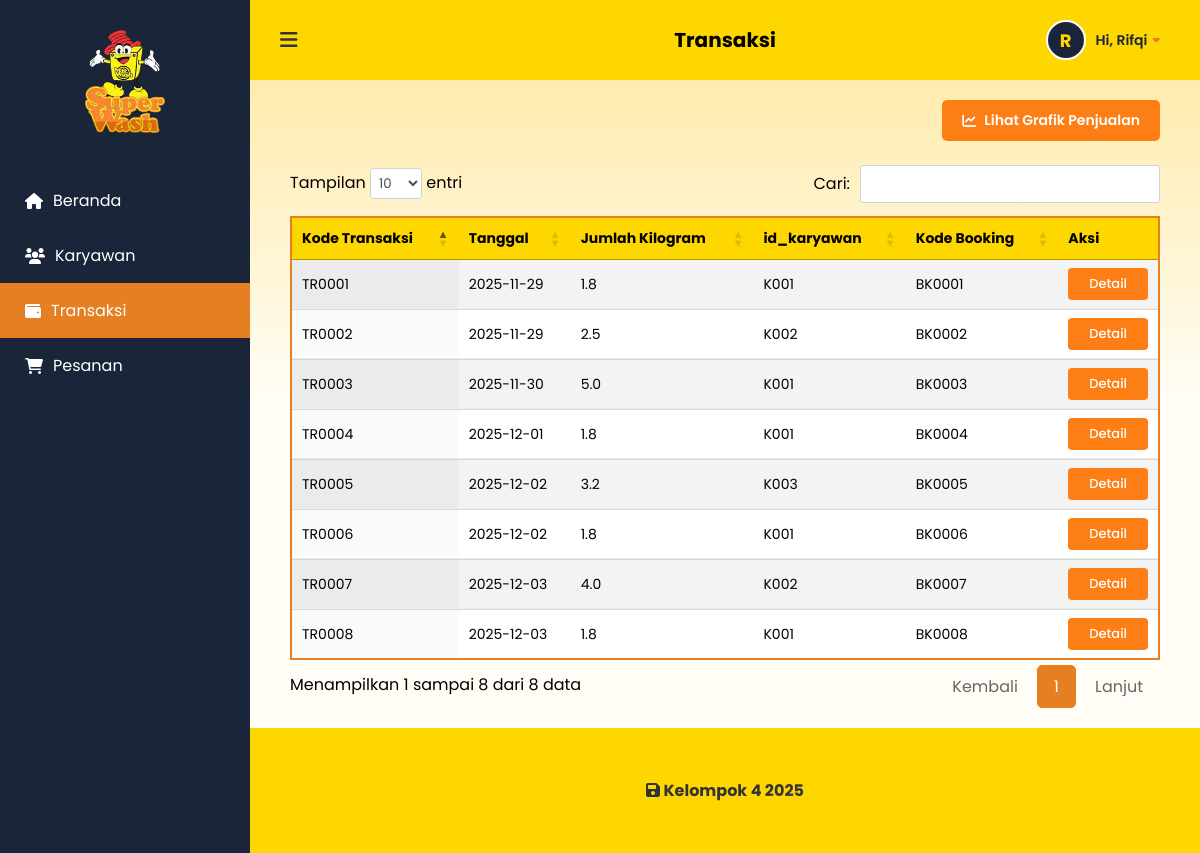
Screenshot of /owner/transaksi.php (signed in) with the database file from the repository.
### tables this page shows
CREATE TABLE `transaksi` (
  `kode_transaksi` varchar(10) NOT NULL,
  `tanggal` date DEFAULT NULL,
  `jumlah_kg` decimal(10,1) DEFAULT NULL,
  `id_karyawan` varchar(10) DEFAULT NULL,
  `kode_booking` varchar(10) DEFAULT NULL,
  `updated_at` timestamp NULL DEFAULT CURRENT_TIMESTAMP ON UPDATE CURRENT_TIMESTAMP,
  `total_bayar` int DEFAULT '0'
);

### owner/transaksi.php (the view, shortened to what this page needs)
<?php
include '../koneksi.php';
?>
<!DOCTYPE html>
<html lang="id">
<head>
    <link rel="stylesheet" href="https://cdnjs.cloudflare.com/ajax/libs/font-awesome/6.0.0/css/all.min.css">
    <link rel="stylesheet" href="https://cdn.datatables.net/1.13.4/css/jquery.dataTables.min.css">
    <link rel="stylesheet" href="../css/style.css?t=<?php echo time(); ?>">
</head>
<body>
<div class="container">
    <aside class="sidebar" id="sidebar">
        <div class="logo-area">
            <div class="logo-placeholder">
                <span><img src="../img/superwash_logo.png" alt=""></span>
            </div>
        </div>
        <?php $page = basename($_SERVER['PHP_SELF']); ?>
        <nav class="menu">
            <a href="index.php" class="<?= ($page == 'index.php') ? 'active' : '' ?>">
                <i class="fa-solid fa-house"></i> Beranda
            </a>
            <a href="karyawan.php" class="<?= ($page == 'karyawan.php') ? 'active' : '' ?>">
                <i class="fa-solid fa-users"></i> Karyawan
            </a>
            <a href="transaksi.php" class="<?= ($page == 'transaksi.php') ? 'active' : '' ?>">
                <i class="fa-solid fa-wallet"></i> Transaksi
            </a>
            <a href="pesanan.php" class="<?= ($page == 'pesanan.php') ? 'active' : '' ?>">
                <i class="fa-solid fa-cart-shopping"></i> Pesanan
            </a>
        </nav>
    </aside>
    <main class="main-content">
        <header class="top-bar">
            <div class="left-nav">
                <button id="toggleSidebar"><i class="fa-solid fa-bars"></i></button>
            </div>
            <h2 class="page-title">Transaksi</h2>
            <div class="profile-dropdown">
                <div class="profile-trigger" id="profileTrigger">
                    <div class="profile-icon">
                        <?= substr($_SESSION['nama'], 0, 1) ?> </div>
                    <span class="profile-name">
                        Hi, <?= $_SESSION['nama'] ?> <i class="fa-solid fa-caret-down"></i>
                    </span>
                </div>
            </div>
        </header>
        <section class="table-section">
            <div style="display: flex; justify-content: flex-end; margin-bottom: 20px;">
                <a href="grafikpenjualan.php" class="btn-grafik">
                    <i class="fa-solid fa-chart-line"></i> Lihat Grafik Penjualan
                </a>
            </div>
            <div class="table-responsive">
                <table id="tabelTransaksi" class="display" style="width:100%">
                    <thead>
                        <tr>
                            <th>Kode Transaksi</th>
                            <th>Tanggal</th>
                            <th>Jumlah Kilogram</th>
                            <th>id_karyawan</th>
                            <th>Kode Booking</th>
                            <th>Aksi</th>
                        </tr>
                    </thead>
                    <tbody>
                        <?php
                        $query = mysqli_query($koneksi, "SELECT * FROM transaksi ORDER BY tanggal DESC");
                        while($row = mysqli_fetch_array($query)):
                        ?>
                        <tr>
                            <td><?= $row['kode_transaksi'] ?></td>
                            <td><?= $row['tanggal'] ?></td> <td><?= $row['jumlah_kg'] ?></td>
                            <td><?= $row['id_karyawan'] ?></td>
                            <td><?= $row['kode_booking'] ?></td>
                            <td>
                                <button class="btn-detail">Detail</button>
                            </td>
                        </tr>
                        <?php endwhile; ?>
                    </tbody>
                </table>
            </div>
        </section>
        <footer class="footer">
            <p><i class="fa-solid fa-save"></i> Kelompok 4 2025</p>
        </footer>
    </main>
</div>
</body>
</html>

### css/style.css (style rules this page uses)
* { margin: 0; padding: 0; box-sizing: border-box; font-family: "Poppins", sans-serif; }
body { background-color: #fffdf5; background: linear-gradient(to bottom, #ffe79a 0%, #fffdf5 400px); background-repeat: no-repeat; min-height: 100vh; }
.container { display: flex; min-height: 100vh; }
.sidebar { width: 250px; background-color: #1a253a; color: white; display: flex; flex-direction: column; transition: all 0.3s ease; overflow: hidden; white-space: nowrap; flex-shrink: 0; justify-content: flex-start !important; padding-top: 30px !important; }
.logo-area { padding: 0 10px; margin-top: 0 !important; margin-bottom: 20px; display: flex; flex-direction: column; align-items: center; justify-content: center; text-align: center; }
.logo-area img { width: 80px; height: auto; display: block; }
.menu { margin-top: 20px; }
.menu a { display: block; padding: 15px 25px; color: white; text-decoration: none; font-size: 16px; display: flex; align-items: center; gap: 10px; transition: 0.3s; }
.menu a:hover, .menu a.active { background-color: #e67e22; }
.main-content { flex: 1; display: flex; flex-direction: column; }
.top-bar { background-color: #ffd700; padding: 15px 30px; padding-bottom: 10px; display: flex; justify-content: space-between; align-items: center; position: relative; z-index: 10; }
.page-title { position: absolute; left: 50%; transform: translateX(-50%); font-size: 20px; font-weight: bold; color: #000000; white-space: nowrap; margin: 0; }
.left-nav { display: flex; align-items: center; gap: 15px; }
#toggleSidebar { background: none; border: none; font-size: 20px; cursor: pointer; color: #333; }
.top-bar { background-color: #ffd700; padding: 15px 30px; display: flex; justify-content: space-between; align-items: center; position: relative; z-index: 10; }
.table-section { padding: 20px 40px; }
.table-responsive { overflow-x: hidden; border-bottom: none !important; }
table.dataTable tbody tr:last-child td { border-bottom: 2px solid #e67e22 !important; }
table { width: 60%; margin: 10px auto; border-collapse: collapse; margin-top: 10px; background: white; font-size: 14px; border: 2px solid #e67e22; }
table th { background-color: #ffd700; padding: 12px; text-align: left; font-weight: bold; }
table td { padding: 12px; border-bottom: 1px solid #eee; }
table tr:nth-child(even) { background-color: #f9f9f9; }
table.dataTable thead th { background-color: #ffd700; border-bottom: 2px solid #e67e22; }
table.dataTable { border-bottom: none !important; }
.footer { background-color: #ffd700; text-align: center; padding: 50px; margin-top: auto; font-weight: bold; color: #333; }
.btn-grafik { background-color: #fd7e14; color: white; padding: 10px 20px; border-radius: 5px; text-decoration: none; font-weight: 600; display: inline-flex; align-items: center; gap: 8px; transition: 0.3s; font-size: 14px; }
.btn-detail { background-color: #fd7e14; color: white; border: none; padding: 6px 15px; border-radius: 4px; cursor: pointer; font-size: 13px; font-weight: 500; transition: 0.3s; width: 100%; max-width: 80px; }
table.dataTable thead th { background-color: #ffd700; color: #000; border-bottom: 2px solid #e67e22; padding: 12px 10px; }
table.dataTable tbody tr:nth-child(odd) { background-color: #f9f9f9; }
table.dataTable tbody tr:nth-child(even) { background-color: #ffffff; }
.profile-dropdown { position: relative; cursor: pointer; margin-left: auto; }
.profile-trigger { display: flex; align-items: center; gap: 10px; padding: 5px 10px; border-radius: 8px; transition: 0.3s; }
.profile-icon { width: 40px; height: 40px; background-color: #1a253a; color: #ffd700; border-radius: 50%; display: flex; align-items: center; justify-content: center; font-weight: 700; font-size: 18px; border: 2px solid #fff; }
.profile-name { font-weight: 600; color: #1a253a; font-size: 14px; display: flex; align-items: center; gap: 5px; }
.profile-name i { font-size: 12px; color: #e67e22; }

### rows the page displays
transaksi: kode_transaksi "TR0007", tanggal "2025-12-03", jumlah_kg "4.0", id_karyawan "K002", kode_booking "BK0007"
transaksi: kode_transaksi "TR0008", tanggal "2025-12-03", jumlah_kg "1.8", id_karyawan "K001", kode_booking "BK0008"
transaksi: kode_transaksi "TR0005", tanggal "2025-12-02", jumlah_kg "3.2", id_karyawan "K003", kode_booking "BK0005"
transaksi: kode_transaksi "TR0006", tanggal "2025-12-02", jumlah_kg "1.8", id_karyawan "K001", kode_booking "BK0006"
transaksi: kode_transaksi "TR0004", tanggal "2025-12-01", jumlah_kg "1.8", id_karyawan "K001", kode_booking "BK0004"
transaksi: kode_transaksi "TR0003", tanggal "2025-11-30", jumlah_kg "5.0", id_karyawan "K001", kode_booking "BK0003"
transaksi: kode_transaksi "TR0001", tanggal "2025-11-29", jumlah_kg "1.8", id_karyawan "K001", kode_booking "BK0001"
transaksi: kode_transaksi "TR0002", tanggal "2025-11-29", jumlah_kg "2.5", id_karyawan "K002", kode_booking "BK0002"

### other values shown
substr($_SESSION['nama'], 0, 1) "R"
$_SESSION['nama'] "Rifqi"
